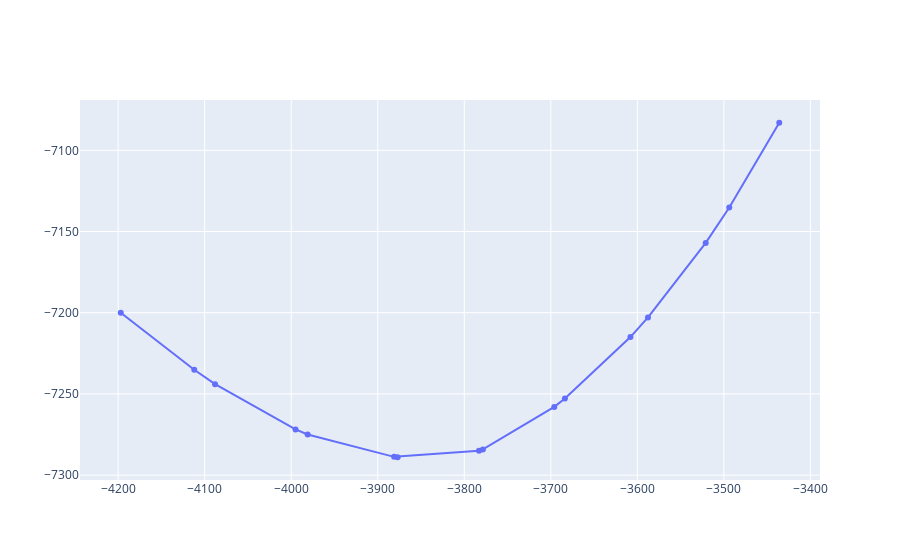

Here is the notebook cell this chart was saved with:
### Code cell
import plotly.graph_objects as go
data = [
    go.Scatter(x=foo["X"], y=foo["Y"],
               name='VER'),

]
fig = go.Figure(data=data)
# fig.show()

# fig = px.line(foo, x="X", y="Y")

fig.show()

### Figure 1 — Plotly figure (JSON) as saved in the notebook; plotly's stock layout.template omitted (floating-point values rounded to 4 significant figures)
{"data": [{"name": "VER", "type": "scatter", "x": [-3436, -3494.0, -3521, -3588.0, -3608, -3684.0, -3696, -3779.0, -3783, -3877, -3881.0, -3981, -3995.0, -4088, -4112.0, -4197], "y": [-7083, -7135.0, -7157, -7203.0, -7215, -7253.0, -7258, -7284.0, -7285, -7289, -7289.0, -7275, -7272.0, -7244, -7235.0, -7200]}], "layout": {}}
